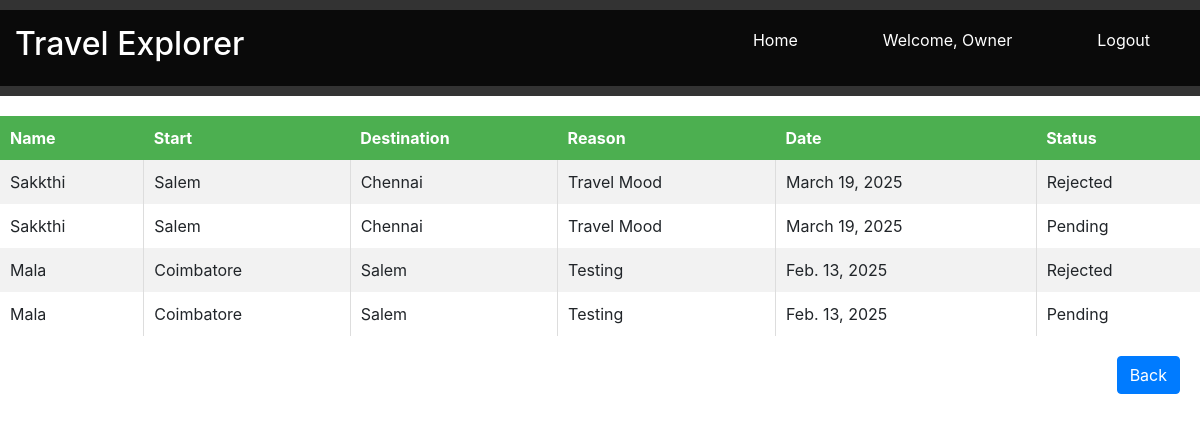
The app's page /travel_requests/ (signed in) with its own data.
### TravelDetails/models/TravelRequest.py (models this page shows, shortened)
class TravelRequest(models.Model):
    class Meta:
        verbose_name = "TravelRequest"
        verbose_name_plural = "TravelRequests"
    STATUS_CHOICES = [
        ('Pending', 'Pending'),
        ('Approved', 'Approved'),
        ('Rejected', 'Rejected'),
    ]
    mode_choices = [("by train","By Train"),("by flight","By Flight"),("by bus","By Bus")]
    gender_choices = [('male','Male'),('female','Female')]
    booking_choices = [("self","Self"),("travel desk","Travel Desk")]
    user = models.ForeignKey(User, on_delete=models.CASCADE,)
    full_name = models.CharField(verbose_name="Full Name", max_length=255, default="")
    dob = models.DateField(default="1967-02-12",)
    age = models.CharField(verbose_name="Age",max_length=15,default="10")
    phone_no = models.CharField(verbose_name="Phone", default=0,max_length=50)
    email = models.EmailField(verbose_name="Email", default="john@gmail.com",max_length=254)
    form_location = models.CharField(verbose_name = "From Location", max_length=255, default="salem")
    destination = models.CharField(max_length=255)
    reason = models.TextField()
    travel_date = models.DateField(default="2025-02-12")
    gender = models.CharField(max_length=15,choices=gender_choices,default="male")
    travel_mode = models.CharField(max_length=20, choices=mode_choices, default='by flight')
    booking_mode = models.CharField(max_length=20, choices=booking_choices, default='self')
    status = models.CharField(max_length=20, choices=STATUS_CHOICES, default='Pending')
    is_complete = models.BooleanField(verbose_name="Is Completed",default=False)
    created_at = models.DateTimeField(auto_now_add=True)
    updated_at = models.DateTimeField(auto_now=True)
    deleted_at = models.DateTimeField(null=True, blank=True)

### TravelDetails/views/Registiondatas.py (the view)
# urls.py: path("travel_requests/",Registiondatas.travel_requests,name="travel_requests"),
    @login_required
    def travel_requests(request):
        requests = TravelRequest.objects.filter(user=request.user)
        return render(request, 'website/travel_requests.html', {'requests': requests})

### templates/website/travel_requests.html (shortened to what this page needs)
{% extends 'website/base.html' %}
{% block content %}
<html>
    <head>
        <link rel="stylesheet" href="/static/websites/style.css">
        <link rel="stylesheet" href="https://cdn.jsdelivr.net/npm/bootstrap@4.0.0/dist/css/bootstrap.min.css">
        <link href="https://cdnjs.cloudflare.com/ajax/libs/toastr.js/latest/toastr.min.css" rel="stylesheet">
    </head>
    <body>
        <table>
            <tr>
                <th>Name</th>
                <th>Start</th>
                <th>Destination</th>
                <th>Reason</th>
                <th>Date</th>
                <th>Status</th>
            </tr>
            {% for req in requests %}
            <tr>
                <td>{{req.full_name}}</td>
                <td>{{req.form_location}}</td>
                <td>{{ req.destination }}</td>
                <td>{{ req.reason }}</td>
                <td>{{ req.travel_date }}</td>
                <td>{{ req.status }}</td>
            </tr>
            {% endfor %}
        </table>
        <a href="{% url 'travel_form' %}" class="right-side btn btn-primary" >Back</a>
    </body>
</html>
{% endblock %}

### templates/website/base.html (shortened to what this page needs)
{% load static %}
<!DOCTYPE html>
<html lang="en">
<head>
    <link rel="stylesheet" href="/static/websites/nav.css">
    <link rel="stylesheet" href="https://cdnjs.cloudflare.com/ajax/libs/font-awesome/4.7.0/css/font-awesome.min.css">
</head>
<body>
    <header>
        <nav>
            <div class="logo">
                <h2>Travel Explorer</h2>
            </div>
            <ul>
                <li><a href="/">Home</a></li>
                {% if user.is_authenticated %}
                    <li><a href="#">Welcome, {{ user.username }}</a></li>
                    <li><a href="{% url 'logout' %}">Logout</a></li>
                {% else %}
                    <li><a href="{% url 'login_page' %}">Login</a></li>
                    <li><a href="{% url 'Registion' %}">Register</a></li>
                {% endif %}
            </ul>
        </nav>
    </header>
    <main>
        {% block content %}{% endblock %}
    </main>
</body>
</html>

### static/websites/nav.css (style rules this page uses)
body { font-family: Arial, sans-serif; margin: 0; padding: 0; background-color: #f4f4f4; }
header { background-color: #333; color: white; padding: 10px 0; text-align: right; }
nav ul { list-style: none; padding: 0; }
nav ul li { display: inline; margin: 0 15px; }
nav ul li a { color: white; text-decoration: none; font-size: 16px; }
a, a:hover { text-decoration: none; }

### static/websites/style.css (style rules this page uses)
* { margin: 0; padding: 0; box-sizing: border-box; }
body { font-family: Arial, sans-serif; margin: 0; padding: 0; background-color: #f4f4f4; }
body { background: #c0c0c0; font-family: Raleway, sans-serif; color: #666; }
table { width: 100%; border-collapse: collapse; margin: 20px 0; }
th, td { padding: 10px; text-align: left; }
th { background-color: #4CAF50; color: white; }
tr:nth-child(even) { background-color: #f2f2f2; }
td { border-left: 1px solid #ddd; }
th:first-child, td:first-child { border-left: none; }
.right-side { position: absolute; right: 20px; z-index: 1000; }
nav { background: rgba(0, 0, 0, 0.8); padding: 15px; display: flex; justify-content: space-between; align-items: center; flex-wrap: wrap; }
nav ul { list-style: none; padding: 0; display: flex; gap: 15px; }
nav ul li { display: inline; }
nav ul li a { text-decoration: none; color: white; padding: 10px 20px; border-radius: 5px; transition: 0.3s ease-in-out; }

### templates/website/base.html (style rules this page uses)
nav { background: rgba(0, 0, 0, 0.8); padding: 15px; display: flex; justify-content: space-between; align-items: center; flex-wrap: wrap; }
nav ul { list-style: none; padding: 0; display: flex; gap: 15px; }
nav ul li { display: inline; }
nav ul li a { text-decoration: none; color: white; padding: 10px 20px; border-radius: 5px; transition: 0.3s ease-in-out; }

### templates/website/travel_requests.html (style rules this page uses)
nav { background: rgba(0, 0, 0, 0.8); padding: 15px; display: flex; justify-content: space-between; align-items: center; flex-wrap: wrap; }
nav ul { list-style: none; padding: 0; display: flex; gap: 15px; }
nav ul li { display: inline; }
nav ul li a { text-decoration: none; color: white; padding: 10px 20px; border-radius: 5px; transition: 0.3s ease-in-out; }

### records on screen
TravelRequest: full_name "Sakkthi", form_location "Salem", destination "Chennai", reason "Travel Mood", travel_date "March 19, 2025", status "Rejected"
TravelRequest: full_name "Sakkthi", form_location "Salem", destination "Chennai", reason "Travel Mood", travel_date "March 19, 2025", status "Pending"
TravelRequest: full_name "Mala", form_location "Coimbatore", destination "Salem", reason "Testing", travel_date "Feb. 13, 2025", status "Rejected"
TravelRequest: full_name "Mala", form_location "Coimbatore", destination "Salem", reason "Testing", travel_date "Feb. 13, 2025", status "Pending"

### other values on screen
{{ user.username }} "Owner"
